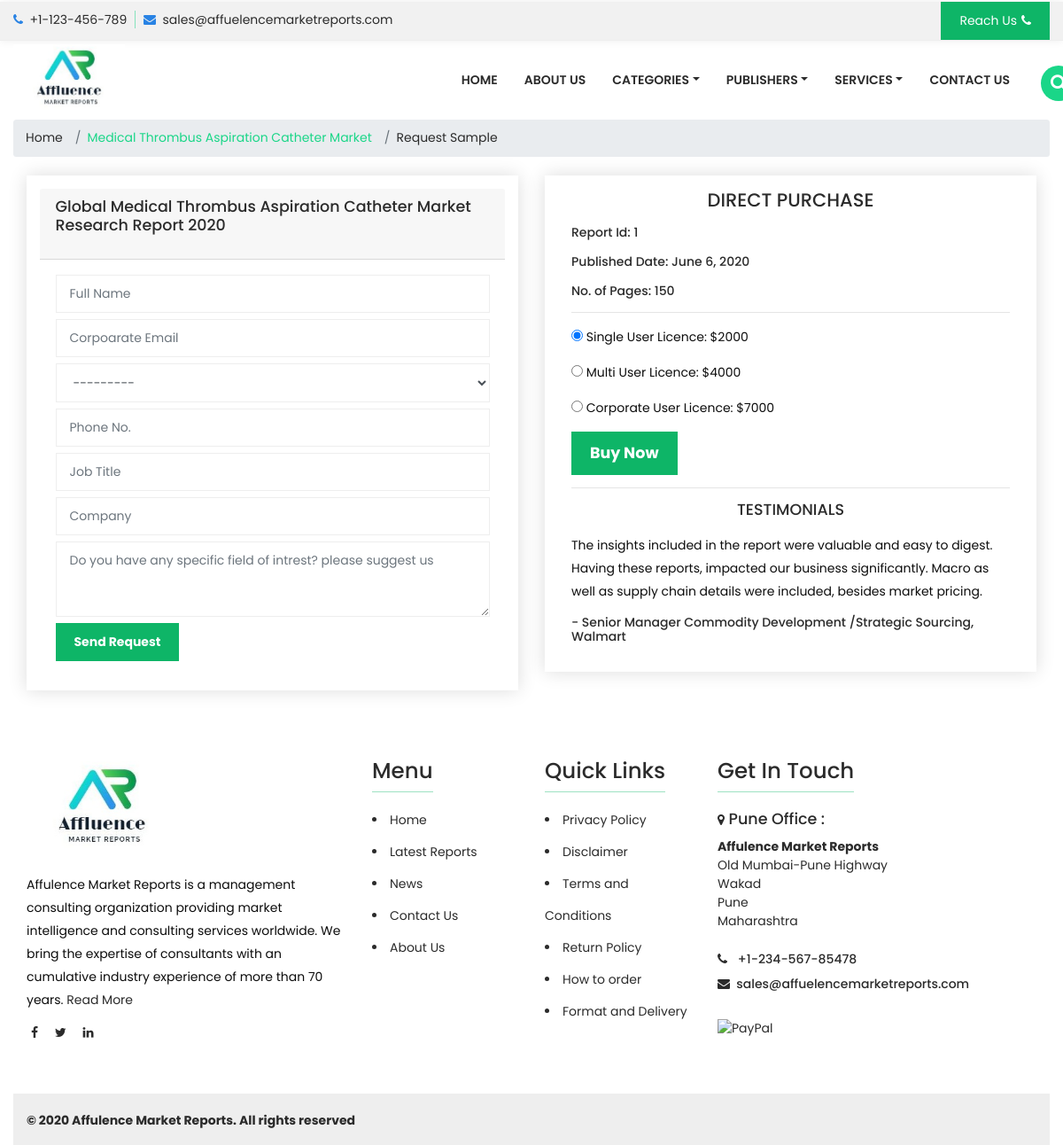
The page /industry-analysis/request-sample/1/ on the database its author committed.
### report/models.py (models this page shows, shortened)
class Report(models.Model):
    title = models.CharField(max_length=1000)
    meta_title = models.CharField(max_length=200)
    slug = models.SlugField(unique=True, blank=True,null=True)
    category = models.ForeignKey('Category', on_delete=models.CASCADE)
    publisher = models.ForeignKey('Publisher', models.CASCADE)
    summary = RichTextField()
    tabel_of_content = RichTextField()
    published_date = models.DateField(auto_now_add=True)
    no_of_pages = models.IntegerField(default=100)
    single_user_price = models.IntegerField(default=2000)
    multi_user_price = models.IntegerField(default=4000)
    corporate_user_price = models.IntegerField(default=7000)

### report/views.py (the view)
# urls.py: path('request-sample/<int:id>/', requestSample, name='samplerequest'),
def requestSample(request,id):
    report = get_object_or_404(Report, id=id)
    if request.method == 'POST':
        form = LeadForm(request.POST)
        if form.is_valid():
            lead_form=form.save(commit=False)
            lead_form.report = report
            lead_form.request_type = 'Request Sample'
            lead_form.save()
            emailBody = report.title + '\n' + 'Name:' + lead_form.full_name + '\n' + 'Phone:' + str(lead_form.phone) + 'Country:' + str(lead_form.country) + 'Company:' + lead_form.company + 'Job Title:' + lead_form.job_title + 'Price:' + report.single_user_price +'Comments:' + lead_form.comment
            send_mail(
                'Lead - Sample Request',
                 emailBody,
                'sales@4arcresearch.com',
                ['javedattar99@gmail.com'],
                fail_silently=False,
            )
        else:
            print('Form invalid')
    else:
        form = LeadForm()
    return render(request, 'report/request-sample.html', {'form':form,'report':report})

### report/context_processors.py (called while the page is built)
def getPublisherCategory(request):
    cat_count = Category.objects.all().count()
    pub_count = Publisher.objects.all().count()
    cat_count1 = int(cat_count//2)
    pub_count1 = int(pub_count // 2)
    all_categories1 = Category.objects.all()[0:cat_count1]
    all_categories2 = Category.objects.all()[cat_count1:]
    all_publishers1 = Publisher.objects.all()[0:pub_count1]
    all_publishers2 = Publisher.objects.all()[pub_count1:]
    return {
        'categories1': all_categories1,
        'categories2': all_categories2,
        'publishers1':all_publishers1,
        'publishers2': all_publishers2,
    }

### templates/report/request-sample.html (shortened to what this page needs)
{% extends 'base.html'%}
{% block body %}
<body>
<div class="container">
<div class="breadcum_list1">
<nav aria-label="breadcrumb">
<ol class="breadcrumb">
	<li class="breadcrumb-item">Home</li>
	<li class="breadcrumb-item"><a target="_blank" href="#">{{report.meta_title | title}}</a></li>
	<li class="breadcrumb-item active" aria-current="page">Request Sample</li>
</ol>
</nav>
</div>
<div class="container">
    <div class="row mt-4">
        <div class="col-6">
			<div class="card">
					  <div class="card-header">
						 <h5>{{report.title | title}}</h5>
					  </div>
					  <div class="card-body">
						<form method="post">
						{{form.full_name}}
						{{form.corporate_email}}
						{{ form.country }}
						{{ form.phone }}
						{{ form.job_title }}
						{{ form.company }}
						{{ form.comment }}
						<button type='submit' class='btn btn-primary'><strong>Send Request</strong></button>
					 </form>
					  </div>
					</div>
        </div>
        <div class="col-6">
             <div class="card">
                <div class="container">
                    <h4 align="center">DIRECT PURCHASE</h4>
                    <h6>Report Id: {{ report.id}}</h6>
                    <h6>Published Date: {{ report.published_date}}</h6>
                     <h6>No. of Pages: {{ report.no_of_pages}}</h6>
                    <hr>
                     <p class="card-text"><input type="radio" name="price" checked="checked"> Single User Licence: ${{report.single_user_price}}</p>
                      <p class="card-text"><input type="radio" name="price"> Multi User Licence: ${{report.multi_user_price}}</p>
                    <p class="card-text"><input type="radio" name="price"> Corporate User Licence: ${{report.corporate_user_price}}</p>
                     <a href="{% url 'reports:checkout' report.id %}" class="btn btn-primary btn-lg"><strong>Buy Now</strong></a>
                        <hr>
                    <h5 align="center">TESTIMONIALS</h5>
                    <p>The insights included in the report were valuable and easy to digest. Having these reports, impacted our business significantly. Macro as well as supply chain details were included, besides market pricing.</p>
                    <h6>- Senior Manager Commodity Development /Strategic Sourcing, Walmart</h6>
                </div>
            </div>
        </div>
    </div>
</div>
{%endblock%}

### static/assets/css/style.css (style rules this page uses)
* { margin: 0; padding: 0; border: none; outline: none; font-size: 14px }
body { margin: 0; padding: 0; color: #2b2b2b; font-size: 14px; font-family: 'Poppins', sans-serif }
a, a:hover { color: #2b2b2b; text-decoration: none; outline: none; transition: all 0.4s; -webkit-transition: all 0.4s; -moz-transition: all 0.4s; -o-transition: all 0.4s }
h1, h2, h3, h4, h5, h6 { color: #2b2b2b; font-family: 'Poppins', sans-serif; margin-bottom: 16px }
p { color: #0d0d0d; line-height: 26px }
li { color: #2b2b2b; list-style: none }
span, b, strong { font-size: 100% }
button, button:focus, button:active, button:hover { box-shadow: 0 0 0 0; outline: 0 }
.btn, .page-link { padding: 10px 20px; border-radius: 0; color: #fff; box-shadow: 0 0 0 0; outline: 0 }
.btn-primary, .badge-primary { color: #fff; background-color: #1ad688; box-shadow: 0 0 0 0; outline: 0 }
.card, .card-d { border-radius: 0; padding: 15px; margin-bottom: 1rem; border: 0; box-shadow: 0 0 20px 0 #ddd; display: block; transition: all 0.4s; -webkit-transition: all 0.4s; -moz-transition: all 0.4s; -o-transition: all 0.4s }
.form-control, select, select.form-control:not([size]):not([multiple]) { border-radius: 0; padding: 10px 15px; height: auto; font-size: 14px; outline: 0; box-shadow: 0 0 0 0; border: 1px solid #eee }
button, input { overflow: visible }
button, input, optgroup, select, textarea { margin: 0; font-family: inherit; font-size: inherit; line-height: inherit }
.breadcrumb-item a { color:#1ad688; }
.breadcrumb-item.active { color:#2b2b2b; }

### static/assets/css/colors/default-color.css (style rules this page uses)
::-webkit-scrollbar-thumb, ::selection, .loader, .btn-primary, .btn-primary:active, .btn-primary:focus, .btn-border:hover, .carousel-indicators .active, .backto-top-btn a, .head-after:after, #header .navbar-toggler, #about-us .col-before:before, .owl-theme .owl-controls .owl-pagination .owl-page span, .get-services-bg:before, #header .dropdown-menu .dropdown-item:hover, #header .dropdown.active .dropdown-menu .dropdown-item:hover, #header .dropdown.active .dropdown-menu .dropdown-item.active, .side-nav-bar li a:hover, .side-nav-bar li.active a, .time-bg:after, .badge-primary, .page-item.active .page-link { background-color: #0eb567; }
.btn-primary, .btn-primary:hover, .btn-border, .form-control:focus, .form-control:active, .page-item.active .page-link { border-color: #0eb567; }

### rows shown on the page
Report: meta_title "Medical Thrombus Aspiration Catheter Market", title "Global Medical Thrombus Aspiration Catheter Market Research Report 2020", id "1", published_date "June 6, 2020", no_of_pages "150", single_user_price "2000", multi_user_price "4000", corporate_user_price "7000"
